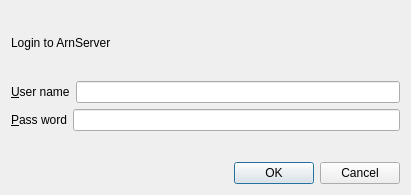
<?xml version="1.0" encoding="UTF-8"?>
<ui version="4.0">
 <class>LoginDialog</class>
 <widget class="QDialog" name="LoginDialog">
  <property name="geometry">
   <rect>
    <x>0</x>
    <y>0</y>
    <width>411</width>
    <height>195</height>
   </rect>
  </property>
  <property name="windowTitle">
   <string>Dialog</string>
  </property>
  <layout class="QHBoxLayout" name="horizontalLayout_4">
   <item>
    <layout class="QVBoxLayout" name="verticalLayout">
     <item>
      <spacer name="verticalSpacer_2">
       <property name="orientation">
        <enum>Qt::Vertical</enum>
       </property>
       <property name="sizeHint" stdset="0">
        <size>
         <width>20</width>
         <height>5</height>
        </size>
       </property>
      </spacer>
     </item>
     <item>
      <widget class="QLabel" name="messageLabel">
       <property name="text">
        <string>Login to ArnServer</string>
       </property>
      </widget>
     </item>
     <item>
      <spacer name="verticalSpacer_3">
       <property name="orientation">
        <enum>Qt::Vertical</enum>
       </property>
       <property name="sizeHint" stdset="0">
        <size>
         <width>20</width>
         <height>10</height>
        </size>
       </property>
      </spacer>
     </item>
     <item>
      <layout class="QHBoxLayout" name="horizontalLayout">
       <item>
        <widget class="QLabel" name="userLabel">
         <property name="text">
          <string>&amp;User name</string>
         </property>
         <property name="buddy">
          <cstring>userEdit</cstring>
         </property>
        </widget>
       </item>
       <item>
        <widget class="QLineEdit" name="userEdit"/>
       </item>
      </layout>
     </item>
     <item>
      <layout class="QHBoxLayout" name="horizontalLayout_2">
       <item>
        <widget class="QLabel" name="passLabel">
         <property name="text">
          <string>&amp;Pass word</string>
         </property>
         <property name="buddy">
          <cstring>passEdit</cstring>
         </property>
        </widget>
       </item>
       <item>
        <widget class="QLineEdit" name="passEdit">
         <property name="text">
          <string/>
         </property>
         <property name="echoMode">
          <enum>QLineEdit::Password</enum>
         </property>
        </widget>
       </item>
      </layout>
     </item>
     <item>
      <spacer name="verticalSpacer">
       <property name="orientation">
        <enum>Qt::Vertical</enum>
       </property>
       <property name="sizeHint" stdset="0">
        <size>
         <width>20</width>
         <height>10</height>
        </size>
       </property>
      </spacer>
     </item>
     <item>
      <layout class="QHBoxLayout" name="horizontalLayout_3">
       <item>
        <spacer name="horizontalSpacer">
         <property name="orientation">
          <enum>Qt::Horizontal</enum>
         </property>
         <property name="sizeHint" stdset="0">
          <size>
           <width>40</width>
           <height>20</height>
          </size>
         </property>
        </spacer>
       </item>
       <item>
        <widget class="QDialogButtonBox" name="buttonBox">
         <property name="orientation">
          <enum>Qt::Horizontal</enum>
         </property>
         <property name="standardButtons">
          <set>QDialogButtonBox::Cancel|QDialogButtonBox::Ok</set>
         </property>
        </widget>
       </item>
      </layout>
     </item>
    </layout>
   </item>
  </layout>
 </widget>
 <resources/>
 <connections>
  <connection>
   <sender>buttonBox</sender>
   <signal>accepted()</signal>
   <receiver>LoginDialog</receiver>
   <slot>accept()</slot>
   <hints>
    <hint type="sourcelabel">
     <x>248</x>
     <y>254</y>
    </hint>
    <hint type="destinationlabel">
     <x>157</x>
     <y>274</y>
    </hint>
   </hints>
  </connection>
  <connection>
   <sender>buttonBox</sender>
   <signal>rejected()</signal>
   <receiver>LoginDialog</receiver>
   <slot>reject()</slot>
   <hints>
    <hint type="sourcelabel">
     <x>316</x>
     <y>260</y>
    </hint>
    <hint type="destinationlabel">
     <x>286</x>
     <y>274</y>
    </hint>
   </hints>
  </connection>
 </connections>
</ui>
